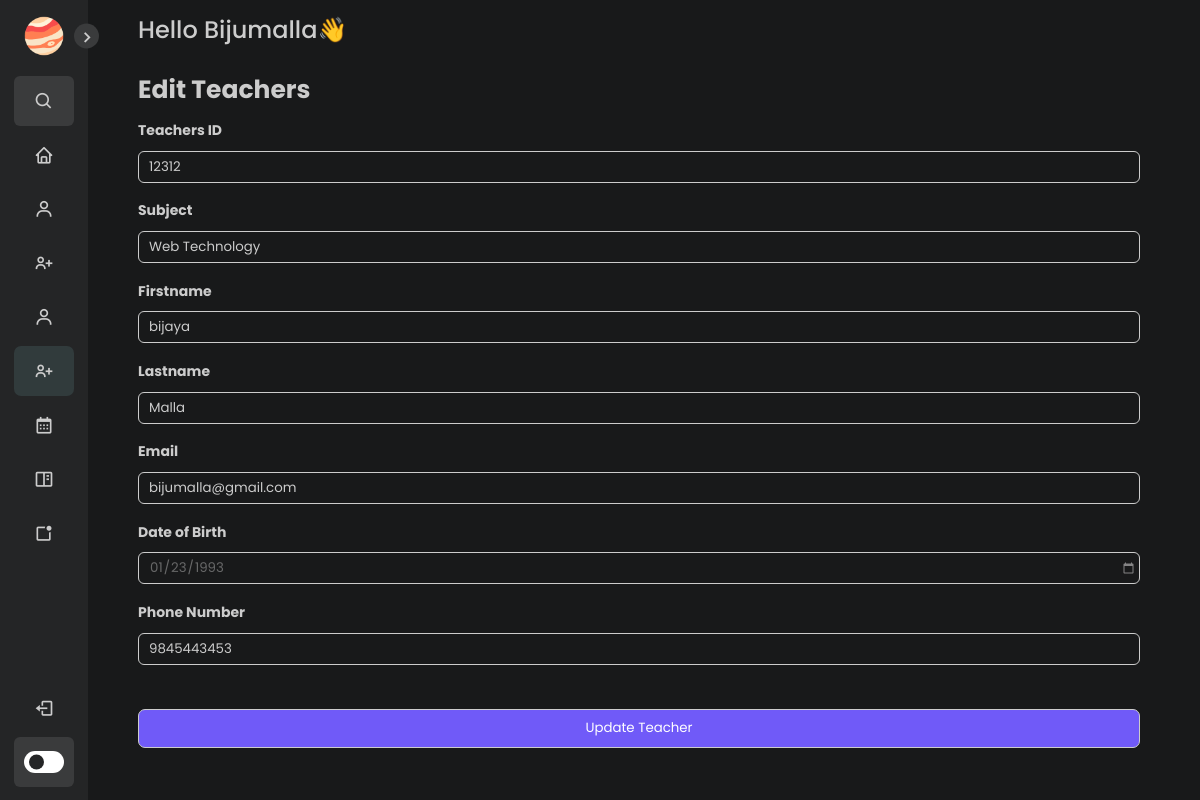
/edit_teacher.php?teacher_id=1 (signed in), run on the app's committed database.
### tables this page shows
CREATE TABLE `teachers` (
  `uid` int(100) NOT NULL,
  `teachersid` int(55) NOT NULL,
  `subject` varchar(155) NOT NULL,
  `fname` varchar(100) NOT NULL,
  `lname` varchar(100) NOT NULL,
  `email` varchar(100) NOT NULL,
  `dob` date NOT NULL,
  `phone` bigint(20) NOT NULL
);

### edit_teacher.php (the view, shortened to what this page needs)
<?php
if (isset($_SESSION['login_user']) && isset($_SESSION['role'])) {
    if ((time() - $_SESSION['last_login_timestamp']) > 12000) {
        header("location:index.php");
    } else {
?>
<!DOCTYPE html>
<html lang="en">
<head>
    <link rel="stylesheet" href="./assets/css/dashboard.css">
    <link href='https://unpkg.com/boxicons@2.1.1/css/boxicons.min.css' rel='stylesheet'>
    <link rel="stylesheet" href="./assets/css/scrollbar.css">
</head>
<body>
    <nav class="sidebar close">
        <header>
            <div class="image-text">
                <span class="image">
                    <img src="./assets/images/planet.png" alt="">
                </span>
            </div>
            <i class='bx bx-chevron-right toggle'></i>
        </header>
        <div class="menu-bar">
            <div class="menu">
                <li class="search-box">
                    <i class='bx bx-search icon'></i>
                </li>
                <ul class="menu-links">
                    <li class="nav-link">
                        <a href="./dashboard.php">
                            <i class='bx bx-home icon' ></i>
                        </a>
                    </li>
                    <li class="nav-link">
                        <a href="./student.php">
                            <i class='bx bx-user icon' ></i>
                        </a>
                    </li>
                    <li class="nav-link">
                        <a href="./add_student.php">
                            <i class='bx bx-user-plus icon' ></i>
                        </a>
                    </li>
                    <li class="nav-link">
                        <a href="./teacher.php">
                            <i class='bx bx-user icon'></i>
                        </a>
                    </li>
                    <li class="nav-link selected">
                        <a href="./add_teacher.php">
                            <i class='bx bx-user-plus icon' ></i>
                        </a>
                    </li>
                    <li class="nav-link">
                        <a href="./schedule.php">
                            <i class='bx bx-calendar icon' ></i>
                        </a>
                    </li>
                    <li class="nav-link">
                        <a href="./assignment.php">
                            <i class='bx bx-book-content icon' ></i>
                        </a>
                    </li>
                    <li class="nav-link">
                        <a href="./add_notice.php">
                            <i class='bx bx-notification icon'></i>
                        </a>
                    </li>
                </ul>
            </div>
            <div class="bottom-content">
                <li class="">
                    <a href="./components/logout.php?Logout">
                        <i class='bx bx-log-out icon' ></i>
                    </a>
                </li>
                <li class="mode">
                    <div class="toggle-switch">
                        <span class="switch"></span>
                    </div>
                </li>
            </div>
        </div>
    </nav>
    <?php
        require_once("./components/connection.php");
        if (isset($_GET['teacher_id'])) {
            $teacher_id = $_GET['teacher_id'];
            $query = "SELECT * FROM teachers WHERE uid=$teacher_id";
            $result = mysqli_query($conn, $query);
            if (mysqli_num_rows($result) > 0) {
                $teacher_data = mysqli_fetch_assoc($result);
                $teachersrealid = $teacher_data['teachersid'];
                $subject = $teacher_data['subject'];
                $firstname = $teacher_data['fname'];
                $lastname = $teacher_data['lname'];
                $email = $teacher_data['email'];
                $dob = $teacher_data['dob'];
                $phonenumber = $teacher_data['phone'];
            } else {
                header("location:./add_teacher.php");
                exit();
            }
        } else {
            header("location:./teacher.php");
            exit();
        }
    ?>
    <section class="home">
        <div class="text">Hello <?php echo ucwords($_SESSION['login_user']) ?>👋</div>
        <?php
            if($_SESSION['role'] == 'admin' || $_SESSION['role'] == 'teacher') {
        ?>
        <div class="text">
            <div class="add-student-container">
                <h2 style="font-size: 25px;">Edit Teachers</h2>
                <form action="./components/edit_teacher_data.php" method="POST" class="addstudent">
                    <label for="teachersid">Teachers ID</label><br>
                    <input type="number" name="teachersid" value="<?php echo $teachersrealid; ?>" placeholder="Teacher's ID" id="teachersid"></input><br>
                    <label for="subject">Subject</label><br>
                    <input type="text" name="subject" value="<?php echo $subject; ?>" placeholder="Subject" id="subject"></input><br>
                    <label for="firstname">Firstname</label><br>
                    <input type="text" name="firstname" value="<?php echo $firstname; ?>" placeholder="Firstname" id="firstname"></input><br>
                    <label for="lastname">Lastname</label><br>
                    <input type="text" name="lastname" value="<?php echo $lastname; ?>" placeholder="Lastname" id="lastname"></input><br>
                    <label for="email">Email</label><br>
                    <input type="email" name="email" value="<?php echo $email; ?>" placeholder="company@name.com" id="email"></input><br>
                    <label for="dob">Date of Birth</label><br>
                    <input type="date" name="dob" value="<?php echo $dob; ?>" placeholder="DOB" id="dob"></input><br>
                    <label for="phonenumber">Phone Number</label><br>
                    <input type="number" name="phonenumber" value="<?php echo $phonenumber; ?>" placeholder="Phone Number" id="phonenumber"></input><br><br>
                    <button type="submit" name="submit">Update Teacher</button>
                </form>
            </div>
        </div>
        <?php
            } else {
        ?>
        <div class="text">
            <span id="permission-text">⛔ Only Admin and Teacher can access this page!</span>
        </div>
        <?php } ?>
    </section>
</body>
</html>
<?php
    }
} else {
    header("location:index.php");
}
?>

### assets/css/dashboard.css (style rules this page uses)
* { margin: 0; padding: 0; box-sizing: border-box; font-family: 'Poppins', sans-serif; -webkit-touch-callout: none; -webkit-user-select: none; -khtml-user-select: none; -moz-user-select: none; -ms-user-select: none; user-select: none; }
:root { --body-color: #18191a; --sidebar-color: #242526; --primary-color: #3a3b3c; --primary-color-light: #3a3b3c; --toggle-color: #fff; --text-color: #ccc; --selected-color: #313b3c; --date-color: #cad2c5; --action-color: #8338ec; --tran-03: all 0.2s ease; --tran-03: all 0.3s ease; --tran-04: all 0.3s ease; --tran-05: all 0.3s ease; }
body { min-height: 100vh; background-color: var(--body-color); transition: var(--tran-05); }
.sidebar { position: fixed; top: 0; left: 0; height: 100%; width: 250px; padding: 10px 14px; background: var(--sidebar-color); transition: var(--tran-05); z-index: 100; }
.sidebar.close { width: 88px; }
.sidebar li { height: 50px; list-style: none; display: flex; align-items: center; margin-top: 4px; }
.sidebar header .image, .sidebar .icon { min-width: 60px; border-radius: 6px; }
.sidebar .icon { min-width: 60px; border-radius: 6px; height: 100%; display: flex; align-items: center; justify-content: center; font-size: 20px; }
.sidebar .text, .sidebar .icon { color: var(--text-color); transition: var(--tran-03); }
.selected { background-color: var(--selected-color); border-radius: 7px; }
.sidebar header { position: relative; }
.sidebar header .image-text { display: flex; align-items: center; }
.sidebar header .image { display: flex; align-items: center; justify-content: center; }
.sidebar header .image img { width: 40px; border-radius: 6px; }
.sidebar header .toggle { position: absolute; top: 50%; right: -25px; transform: translateY(-50%) rotate(180deg); height: 25px; width: 25px; background-color: var(--primary-color); color: var(--sidebar-color); border-radius: 50%; display: flex; align-items: center; justify-content: center; font-size: 22px; cursor: pointer; transition: var(--tran-05); }
.toggle { color: #ccc !important; }
.sidebar.close .toggle { transform: translateY(-50%) rotate(0deg); }
.sidebar .menu { margin-top: 10px; }
.sidebar li.search-box { border-radius: 6px; background-color: var(--primary-color-light); cursor: pointer; transition: var(--tran-05); }
.sidebar li a { list-style: none; height: 100%; background-color: transparent; display: flex; align-items: center; height: 100%; width: 100%; border-radius: 6px; text-decoration: none; transition: var(--tran-03); }
.sidebar .menu-bar { height: calc(100% - 55px); display: flex; flex-direction: column; justify-content: space-between; overflow-y: scroll; }
.sidebar .menu-bar .mode { border-radius: 6px; background-color: var(--primary-color-light); position: relative; transition: var(--tran-05); }
.menu-bar .bottom-content .toggle-switch { position: absolute; right: 0; height: 100%; min-width: 60px; display: flex; align-items: center; justify-content: center; border-radius: 6px; cursor: pointer; }
.toggle-switch .switch { position: relative; height: 22px; width: 40px; border-radius: 25px; background-color: var(--toggle-color); transition: var(--tran-05); }
.switch::before { content: ''; position: absolute; height: 15px; width: 15px; border-radius: 50%; top: 50%; left: 5px; transform: translateY(-50%); background-color: var(--sidebar-color); transition: var(--tran-04); }
.home { position: absolute; top: 0; top: 0; left: 250px; height: 100vh; width: calc(100% - 250px); background-color: var(--body-color); transition: var(--tran-05); }
.home .text { font-size: 24px; font-weight: 500; color: var(--text-color); padding: 12px 60px; }
.sidebar.close ~ .home { left: 78px; height: 100vh; width: calc(100% - 78px); }
.addstudent { position: relative; width: 100%; }
.addstudent > input { background-color: var(--body-color); width: 100%; border: 1px solid var(--text-color); height: 2.4em; border-radius: 6px; padding: 0 0 0 1%; margin: .5em 0; color: var(--text-color); }
.addstudent > button { width: 100%; border: 1px solid var(--text-color); border-radius: 7px; height: 2.9em; background-color: #705af8; color: var(--toggle-color); margin-bottom: .6em; }
.addstudent > label { font-weight: 700; font-size: 14px; }
.addstudent #dob { color: #cccccc70; }

### data on the page
teachers: teachersid "12312", subject "Web Technology", firstname "bijaya", lastname "Malla", email "bijumalla@gmail.com", dob "01/23/1993", phonenumber "9845443453"

### other printed values
$_SESSION['login_user'] "Bijumalla"
